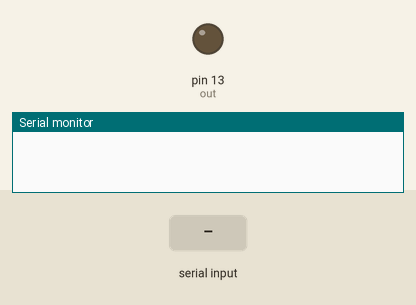
A sketch run on a simulated Arduino Uno, built with avr-gcc and run on an emulated ATmega328P. Parts: output pins drawn as LEDs (lit = HIGH), the last lines printed to the serial monitor. Dashed ring = blinking. The test bench sets the inputs (shaded band).

Above: at 1.2 s.
1.3 s: "1\n" received over Serial
At 1.56 s:
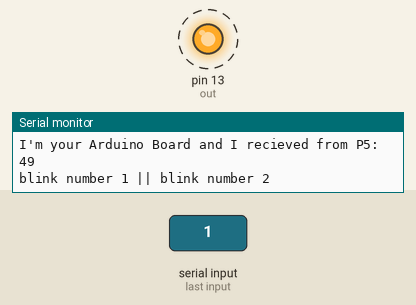
Timing chart, 0 to 10.3 s (numbered marks = the images above; inputs shaded):
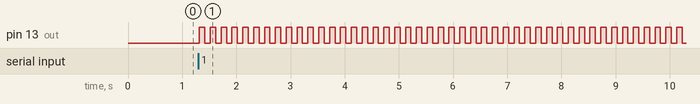

Measured:
- after the input at 1.3 s, pin 13 (out): alternates HIGH for 0.10 s and LOW for 0.10 s, starting at once

The sketch:

Ardu2P5.ino
```cpp
/*
 Example by fabiantheblind based on
 examples by Tom Igoe
 Reading/Writing a serial ASCII-encoded string.
 */

//pins
int out = 13;
void setup() {
  // initialize serial:
  Serial.begin(9600);
  // make the pins outputs:
  pinMode(out, OUTPUT);
  //  pinMode(greenPin, OUTPUT);
  //  pinMode(bluePin, OUTPUT);

}

void loop() {
  // if there's any serial available, read it:
  //  if(Serial.available() > 0){
  //  Serial.println("available");
  //  }
  while (Serial.available() > 0) {

    // look for the next valid integer in the incoming serial stream:
    int val = int(Serial.read());
    Serial.print("Message recieved\n");

    // look for the newline. That's the end of your
    // sentence:
    //    if (Serial.read() == '\n') {
    Serial.print("I'm your Arduino Board and I recieved from P5: ");
    Serial.println(val);
    for(int i = 0; i < val; i++){
      Serial.print("blink number ");
      Serial.print(i+1);
      digitalWrite(out,HIGH);

      delay(100);

      digitalWrite(out,LOW);
      delay(100);
      if(i == val -1){
        Serial.println('\n');
      }
      else{
        Serial.print(" || ");
      }
    }

    //    } // end of looking for newline char
  }
}
```
